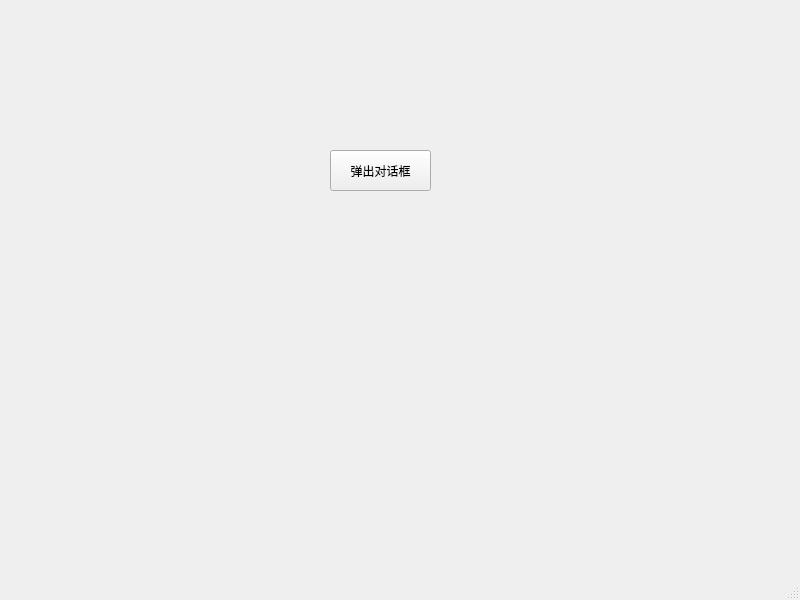
<?xml version="1.0" encoding="UTF-8"?>
<ui version="4.0">
 <class>MainWindow</class>
 <widget class="QMainWindow" name="MainWindow">
  <property name="geometry">
   <rect>
    <x>0</x>
    <y>0</y>
    <width>800</width>
    <height>600</height>
   </rect>
  </property>
  <property name="windowTitle">
   <string>MainWindow</string>
  </property>
  <widget class="QWidget" name="centralwidget">
   <widget class="QPushButton" name="pushButton">
    <property name="geometry">
     <rect>
      <x>330</x>
      <y>150</y>
      <width>101</width>
      <height>41</height>
     </rect>
    </property>
    <property name="text">
     <string>弹出对话框</string>
    </property>
   </widget>
  </widget>
  <widget class="QMenuBar" name="menubar">
   <property name="geometry">
    <rect>
     <x>0</x>
     <y>0</y>
     <width>800</width>
     <height>21</height>
    </rect>
   </property>
  </widget>
  <widget class="QStatusBar" name="statusbar"/>
 </widget>
 <resources/>
 <connections/>
</ui>
